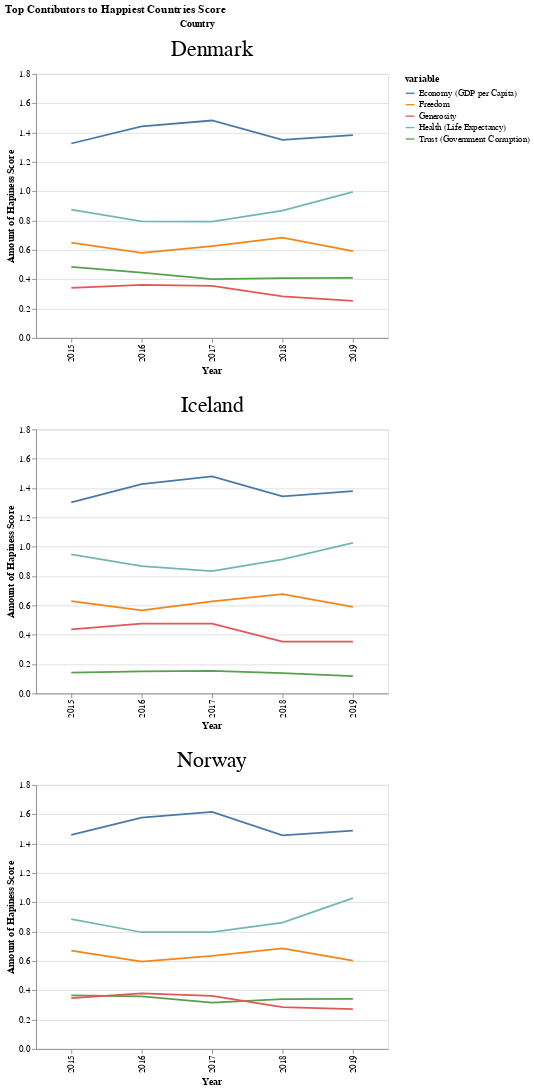

Here is the notebook cell this chart was saved with:
### Markdown cell above
Interesting! Over the past 5 years, the happiest self-ranked countries were  Canada, Denmark, Finland, Iceland, the Netherlands, Norway and Switzerland! Denmark, Iceland and Norway appear in the top 5 rankings for every year. Lets investigate what contributes the most to their happiness score, and how these elements change over time.

### Code cell
alt.Chart(happiest_c_2015_2_2).mark_line().transform_fold(
    fold=['Health (Life Expectancy)', 'Freedom', 'Economy (GDP per Capita)','Trust (Government Corruption)','Generosity'], 
    as_=['variable', 'value']
).encode(
    x='Year:O',y=alt.Y('max(value):Q',axis=alt.Axis(title="Amount of Hapiness Score")),
    color='variable:N'
).properties(
    width=400,
    height=300).facet(
    facet='Country', columns=1).resolve_axis(
    x='independent',
    y='independent',
).configure_header(labelFontSize=25).properties(
    title='Top Contibutors to Happiest Countries Score'
)

### Figure 1 — Vega-Lite specification as saved in the notebook (floating-point values rounded to 4 significant figures)
{"config": {"view": {"continuousWidth": 400, "continuousHeight": 300}, "header": {"labelFontSize": 25}}, "data": {"name": "data-7207efca71d75b9f120676b69c0b8d83"}, "facet": {"type": "nominal", "field": "Country"}, "spec": {"mark": "line", "encoding": {"color": {"type": "nominal", "field": "variable"}, "x": {"type": "ordinal", "field": "Year"}, "y": {"type": "quantitative", "aggregate": "max", "axis": {"title": "Amount of Hapiness Score"}, "field": "value"}}, "height": 300, "transform": [{"fold": ["Health (Life Expectancy)", "Freedom", "Economy (GDP per Capita)", "Trust (Government Corruption)", "Generosity"], "as": ["variable", "value"]}], "width": 400}, "columns": 1, "resolve": {"axis": {"x": "independent", "y": "independent"}}, "title": "Top Contibutors to Happiest Countries Score", "$schema": "https://vega.github.io/schema/vega-lite/v4.8.1.json", "datasets": {"data-7207efca71d75b9f120676b69c0b8d83": [{"Country": "Iceland", "Happiness Rank": 2, "Happiness Score": 7.561, "Economy (GDP per Capita)": 1.302, "Family": 1.402, "Health (Life Expectancy)": 0.9478, "Freedom": 0.6288, "Trust (Government Corruption)": 0.1414, "Generosity": 0.4363, "Dystopia Residual": 2.702, "Year": 2015, "Social support": null}, {"Country": "Denmark", "Happiness Rank": 3, "Happiness Score": 7.527, "Economy (GDP per Capita)": 1.325, "Family": 1.361, "Health (Life Expectancy)": 0.8746, "Freedom": 0.6494, "Trust (Government Corruption)": 0.4836, "Generosity": 0.3414, "Dystopia Residual": 2.492, "Year": 2015, "Social support": null}, {"Country": "Norway", "Happiness Rank": 4, "Happiness Score": 7.522, "Economy (GDP per Capita)": 1.459, "Family": 1.331, "Health (Life Expectancy)": 0.8852, "Freedom": 0.6697, "Trust (Government Corruption)": 0.365, "Generosity": 0.347, "Dystopia Residual": 2.465, "Year": 2015, "Social support": null}, {"Country": "Denmark", "Happiness Rank": 1, "Happiness Score": 7.526, "Economy (GDP per Capita)": 1.442, "Family": 1.164, "Health (Life Expectancy)": 0.795, "Freedom": 0.5794, "Trust (Government Corruption)": 0.4445, "Generosity": 0.3617, "Dystopia Residual": 2.739, "Year": 2016, "Social support": null}, {"Country": "Iceland", "Happiness Rank": 3, "Happiness Score": 7.501, "Economy (GDP per Capita)": 1.427, "Family": 1.183, "Health (Life Expectancy)": 0.8673, "Freedom": 0.5662, "Trust (Government Corruption)": 0.1497, "Generosity": 0.4768, "Dystopia Residual": 2.831, "Year": 2016, "Social support": null}, {"Country": "Norway", "Happiness Rank": 4, "Happiness Score": 7.498, "Economy (GDP per Capita)": 1.577, "Family": 1.127, "Health (Life Expectancy)": 0.7958, "Freedom": 0.5961, "Trust (Government Corruption)": 0.3578, "Generosity": 0.379, "Dystopia Residual": 2.665, "Year": 2016, "Social support": null}, {"Country": "Norway", "Happiness Rank": 1, "Happiness Score": 7.537, "Economy (GDP per Capita)": 1.616, "Family": 1.534, "Health (Life Expectancy)": 0.7967, "Freedom": 0.6354, "Trust (Government Corruption)": 0.316, "Generosity": 0.362, "Dystopia Residual": 2.277, "Year": 2017, "Social support": null}, {"Country": "Denmark", "Happiness Rank": 2, "Happiness Score": 7.522, "Economy (GDP per Capita)": 1.482, "Family": 1.551, "Health (Life Expectancy)": 0.7926, "Freedom": 0.626, "Trust (Government Corruption)": 0.4008, "Generosity": 0.3553, "Dystopia Residual": 2.314, "Year": 2017, "Social support": null}, {"Country": "Iceland", "Happiness Rank": 3, "Happiness Score": 7.504, "Economy (GDP per Capita)": 1.481, "Family": 1.611, "Health (Life Expectancy)": 0.8336, "Freedom": 0.6272, "Trust (Government Corruption)": 0.1535, "Generosity": 0.4755, "Dystopia Residual": 2.323, "Year": 2017, "Social support": null}, {"Country": "Norway", "Happiness Rank": 2, "Happiness Score": 7.594, "Economy (GDP per Capita)": 1.456, "Family": null, "Health (Life Expectancy)": 0.861, "Freedom": 0.686, "Trust (Government Corruption)": 0.34, "Generosity": 0.286, "Dystopia Residual": null, "Year": 2018, "Social support": null}, {"Country": "Denmark", "Happiness Rank": 3, "Happiness Score": 7.555, "Economy (GDP per Capita)": 1.351, "Family": null, "Health (Life Expectancy)": 0.868, "Freedom": 0.683, "Trust (Government Corruption)": 0.408, "Generosity": 0.284, "Dystopia Residual": null, "Year": 2018, "Social support": null}, {"Country": "Iceland", "Happiness Rank": 4, "Happiness Score": 7.495, "Economy (GDP per Capita)": 1.343, "Family": null, "Health (Life Expectancy)": 0.914, "Freedom": 0.677, "Trust (Government Corruption)": 0.138, "Generosity": 0.353, "Dystopia Residual": null, "Year": 2018, "Social support": null}, {"Country": "Denmark", "Happiness Rank": 2, "Happiness Score": 7.6, "Economy (GDP per Capita)": 1.383, "Family": null, "Health (Life Expectancy)": 0.996, "Freedom": 0.592, "Trust (Government Corruption)": 0.41, "Generosity": 0.252, "Dystopia Residual": null, "Year": 2019, "Social support": 1.573}, {"Country": "Norway", "Happiness Rank": 3, "Happiness Score": 7.554, "Economy (GDP per Capita)": 1.488, "Family": null, "Health (Life Expectancy)": 1.028, "Freedom": 0.603, "Trust (Government Corruption)": 0.341, "Generosity": 0.271, "Dystopia Residual": null, "Year": 2019, "Social support": 1.582}, {"Country": "Iceland", "Happiness Rank": 4, "Happiness Score": 7.494, "Economy (GDP per Capita)": 1.38, "Family": null, "Health (Life Expectancy)": 1.026, "Freedom": 0.591, "Trust (Government Corruption)": 0.118, "Generosity": 0.354, "Dystopia Residual": null, "Year": 2019, "Social support": 1.624}]}}
